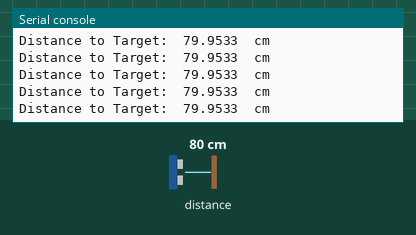
This program was run on a simulated Raspberry Pi Pico running MicroPython. Shown: the last lines printed to the serial console. The inputs (shaded band) are chosen by the test bench; at power-on: distance to the obstacle 80 cm. The echo pulse lasts 58.3 µs per cm.

Above: at 1.2 s.
1.3 s: distance to the obstacle set to 2 cm
At 1.72 s:
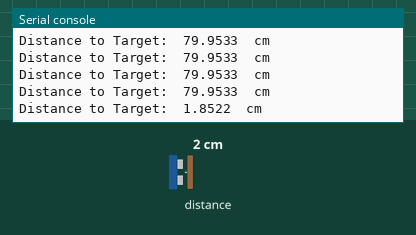
2.8 s: distance to the obstacle set to 4 cm
At 2.97 s:
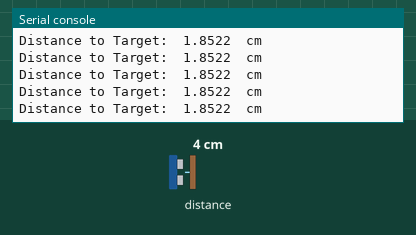
Timing chart, 0 to 5.8 s (numbered marks = the images above; inputs shaded):
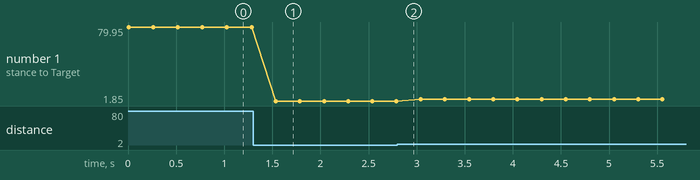

Measured:
- after the input at 1.3 s, the serial console: prints a new line after 0.24 s (image 1)
- plotted number 1: 79.95 → 1.85 after the input at 1.3 s, 1.85 → 3.93 after the input at 2.8 s

The program:

PW_106_HCSO4.py
```python
'''Echolocation
the trigger pulse generation and the timing with micropython is unreliable if multiple functions are performed.
The approach recommended os to use the state machine.
dimensional analysis  speed of sound is 1234.8 km/hr (1000m/ km)(100 cm/m)(1 hr/3600)(1 sec/1,000,000 u sec)=0.0343 cm/ u sec
d = rate x time
'''
import machine
import time

TRIG_PIN = 1
ECHO_PIN = 0

TRIG = machine.Pin(TRIG_PIN,machine.Pin.OUT)
ECHO = machine.Pin(ECHO_PIN,machine.Pin.IN)

def distance():
    TRIG.low()
    time.sleep_us(5)
    TRIG.high()
    time.sleep_us(10)
    TRIG.low()
    while (ECHO.value()==0):    ## the echo pin is low and time passes
        pass                    ## until the echo pin goes high 10 u sec after the trig pin goes low
    time1=time.ticks_us()       ## when the echo pin goes high, the beginning of pingTime begins
    while (ECHO.value()==1):    ## ping is occurring until the return of the ping sends the echo value to 0
        pass
    time2=time.ticks_us()       ## once the echo pin goes low, that is the end of the pingtime
    pingTime=time.ticks_diff(time2,time1)/2 ## this is the same as (time2-time1)/2 but addresses the rare rollover of the clock
    d=.0343*pingTime
    return d
while True:
    dist=distance()
    print("Distance to Target: ",dist," cm")
    time.sleep_ms(250)

########~~~~~~~
# from machine import Pin
# import time

# trig = Pin(11, Pin.OUT)
# echo = Pin(12, Pin.IN)
# trig.low()
# time.sleep_us(5)
# trig.high()
# time.sleep(1)
# trig.low()
# print("TRIG Pulse Done")

# if echo.value():
#     print("ECHO HIGH")
# else:
#     print("ECHO LOW")
#####~~~~~~~
# import machine
# import time

# # Pin configuration
# TRIG_PIN = 1  # GPIO11 (Physical pin 15 on Pico W)
# ECHO_PIN = 0  # GPIO12 (Physical pin 16 on Pico W)

# TRIG = machine.Pin(TRIG_PIN, machine.Pin.OUT)
# ECHO = machine.Pin(ECHO_PIN, machine.Pin.IN)

# # Timeout to prevent freezing
# TIMEOUT_US = 50000  # 30ms timeout for echo response (~5 meters max)

# def distance():
#     # Ensure TRIG is LOW before sending a pulse
#     TRIG.low()
#     time.sleep_us(5)

#     # Send a 10µs pulse to trigger the sensor
#     TRIG.high()
#     time.sleep_us(10)
#     TRIG.low()

#     # Wait for echo to go HIGH
#     start_time = time.ticks_us()
#     while ECHO.value() == 0:
#         if time.ticks_diff(time.ticks_us(), start_time) > TIMEOUT_US:
#             print("Timeout: No echo detected (HIGH)")
#             return -1

#     time1 = time.ticks_us()  # Echo pulse start time

#     # Wait for echo to go LOW
#     start_time = time.ticks_us()
#     while ECHO.value() == 1:
#         if time.ticks_diff(time.ticks_us(), start_time) > TIMEOUT_US:
#             print("Timeout: Echo pin stuck HIGH")
#             return -1

#     time2 = time.ticks_us()  # Echo pulse end time

#     # Calculate ping time and convert to distance
#     ping_time = time.ticks_diff(time2, time1) / 2  # Divide by 2 for round trip
#     distance_cm = 0.0343 * ping_time  # 343 m/s → 0.0343 cm/µs

#     # Return the distance
#     return distance_cm

# # Main loop
# while True:
#     dist = distance()
#     if dist == -1:
#         print("Measurement failed. Retrying...")
#     else:
#         print(f"Distance to Target: {dist:.2f} cm")

#     time.sleep_ms(250)  # Delay before next measurement
```
